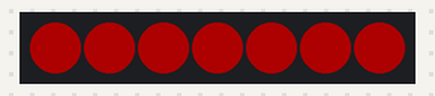
Recording of a sketch running on a simulated Arduino Uno, built with avr-gcc and run on an emulated ATmega328P. On the bench: 7 RGB LEDs in strip order, left to right. Dim RGB values are drawn brighter than linear.

Above: at 0.01 s.
At 1.51 s:
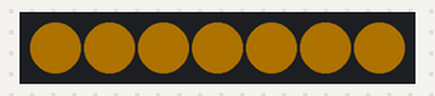
At 3.6 s:
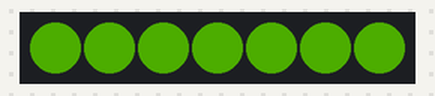
At 6.93 s:
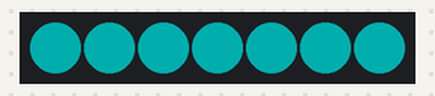
At 9.88 s:
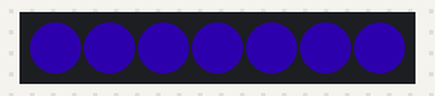
At 12.24 s:
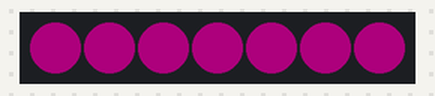
Timing chart, 0 to 40.0 s (numbered marks = the images above):
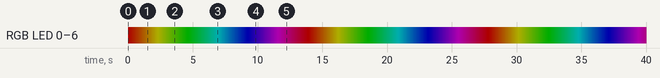

The sketch:

HueTest.ino
```cpp
/**
 * Cross fades through hue values. The speed of the cross fade is determined by
 * the variable _hueStep and the amount of delay.
 *
 * See the NeoPixel library:
 * https://learn.adafruit.com/adafruit-neopixel-uberguide/arduino-library-use
 *
 * By Jon E. Froehlich
 * @jonfroehlich
 * http://makeabilitylab.io
 *
 */

#include <Adafruit_NeoPixel.h>

const int NUM_NEOPIXELS = 7;
const int NEOPIXEL_PIN_OUTPUT = 2;

const unsigned long MAX_HUE_VALUE = 65535; // Hue is a 16-bit number
const unsigned int MAX_BRIGHTNESS_VALUE = 255;
const unsigned int MAX_SATURATION_VALUE = 255;
const unsigned int BRIGHTNESS_VALUE = MAX_BRIGHTNESS_VALUE;

unsigned long _hue = 0;
const unsigned long _hueStep = 50;

// Argument 1 = Number of pixels in NeoPixel strip
// Argument 2 = Arduino pin number (most are valid)
// Argument 3 = Pixel type flags, add together as needed:
//   NEO_KHZ800  800 KHz bitstream (most NeoPixel products w/WS2812 LEDs)
//   NEO_KHZ400  400 KHz (classic 'v1' (not v2) FLORA pixels, WS2811 drivers)
//   NEO_GRB     Pixels are wired for GRB bitstream (most NeoPixel products)
//   NEO_RGB     Pixels are wired for RGB bitstream (v1 FLORA pixels, not v2)
//   NEO_RGBW    Pixels are wired for RGBW bitstream (NeoPixel RGBW products)
Adafruit_NeoPixel _neopixel(NUM_NEOPIXELS, NEOPIXEL_PIN_OUTPUT, NEO_GRB + NEO_KHZ800);

void setup() {
  _neopixel.begin();           // Initialize NeoPixel strip object (REQUIRED)
  _neopixel.show();            // Turn OFF all pixels ASAP
  _neopixel.setBrightness(50); // Set brightness to about 1/5 (max = 255)
}

void loop() {
  // - Hue is expressed as a 16-bit number. Starting from 0 for red, this increments
  //   first toward yellow (around 65536/6, or 10922 give or take a bit), and on through
  //   green, cyan (at the halfway point of 32768), blue, magenta and back to red. In your
  //   own code, you can allow any hue-related variables to overflow or underflow and they’ll
  //   “wrap around” and do the correct and expected thing, it’s really nice
  //
  // - Saturation determines the intensity or purity of the color…this is an 8-bit number
  //   ranging from 0 (no saturation, just grayscale) to 255 (maximum saturation, pure hue).
  //   In the middle, you’ll start to get sort of pastel tones.
  //
  //  - Value determines the brightness of a color…it’s also an 8-bit number ranging from 0
  //   (black, regardless of hue or saturation) to 255 (maximum brightness)
  // https://learn.adafruit.com/adafruit-neopixel-uberguide/arduino-library-use#hsv-hue-saturation-value-colors-dot-dot-dot-3024464-41

  const int saturation = MAX_SATURATION_VALUE;
  const int brightness = BRIGHTNESS_VALUE;
  uint32_t rgbColor = _neopixel.ColorHSV(_hue, saturation, brightness);

  _neopixel.fill(rgbColor, 0, NUM_NEOPIXELS);
  _neopixel.show();

  _hue += _hueStep;
  delay(10);
}
```

Measured:
- by itself, everything shown: repeats every 13.9 s, in 300 steps
